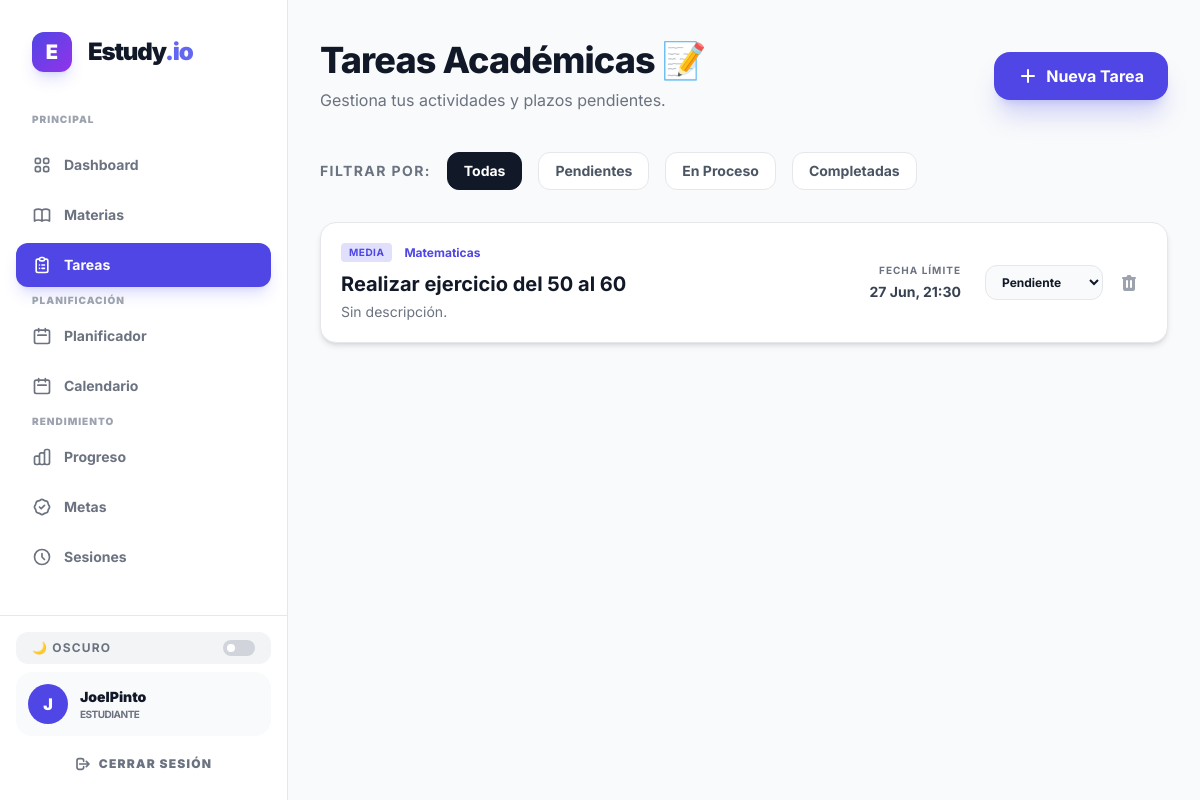
The app's page /study/tasks (signed in) with its own data.
### app/models/user.py (models this page shows, shortened)
class User(db.Model, UserMixin):
    __tablename__ = "users"
    id = db.Column(db.Integer, primary_key=True)
    username = db.Column(db.String(100), unique=True, nullable = False)
    password = db.Column(db.String(255), nullable = False)
    role_id = db.Column(db.Integer, db.ForeignKey('roles.id'), nullable = False)

class Role(db.Model):
    __tablename__="roles"
    id = db.Column(db.Integer, primary_key=True)
    name = db.Column(db.String(100), unique=True, nullable = False)
    users = db.relationship('User', backref = 'role', lazy = True)

### app/models/study.py (models this page shows)
class Task(db.Model):
    __tablename__ = "tasks"
    id = db.Column(db.Integer, primary_key=True)
    title = db.Column(db.String(200), nullable=False)
    description = db.Column(db.Text, nullable=True)
    due_date = db.Column(db.DateTime, nullable=True)
    priority = db.Column(db.String(20), default='media') # low, medium, high
    status = db.Column(db.String(20), default='pending') # pending, in_progress, completed
    subject_id = db.Column(db.Integer, db.ForeignKey('subjects.id'), nullable=False)
    created_at = db.Column(db.DateTime, default=datetime.utcnow)

class Subject(db.Model):
    __tablename__ = "subjects"
    id = db.Column(db.Integer, primary_key=True)
    name = db.Column(db.String(100), nullable=False)
    description = db.Column(db.Text, nullable=True)
    category = db.Column(db.String(50), nullable=True) # ej: Programación, Inglés, etc.
    user_id = db.Column(db.Integer, db.ForeignKey('users.id'), nullable=False)
    tasks = db.relationship('Task', backref='subject', lazy=True, cascade="all, delete-orphan")
    topics = db.relationship('Topic', backref='subject', lazy=True, cascade="all, delete-orphan")

### app/api/study.py (the view)
@study_bp.route('/tasks')
@login_required
def list_tasks():
    subjects = Subject.query.filter_by(user_id=current_user.id).all()
    status_filter = request.args.get('status')
    priority_filter = request.args.get('priority')
    query = Task.query.join(Subject).filter(Subject.user_id == current_user.id)
    if status_filter: query = query.filter(Task.status == status_filter)
    if priority_filter: query = query.filter(Task.priority == priority_filter)
    tasks = query.order_by(Task.due_date.asc()).all()
    return render_template('study/tasks.html', tasks=tasks, subjects=subjects, now=datetime.utcnow())

### app/templates/study/tasks.html (shortened to what this page needs)
{% extends base_template %}
{% block content %}
<div class="max-w-7xl mx-auto px-4 sm:px-6 lg:px-8 py-10 w-full">
    <div class="flex flex-col md:flex-row md:items-center justify-between gap-4 mb-10">
        <div>
            <h1 class="text-4xl font-extrabold text-gray-900 dark:text-white tracking-tight">Tareas Académicas 📝</h1>
            <p class="text-gray-500 dark:text-gray-400 mt-2">Gestiona tus actividades y plazos pendientes.</p>
        </div>
        <button onclick="openTaskModal()" class="bg-indigo-600 hover:bg-indigo-700 text-white px-6 py-3 rounded-2xl font-bold transition-all shadow-xl shadow-indigo-500/25 flex items-center gap-2 active:scale-95">
            <svg xmlns="http://www.w3.org/2000/svg" class="h-5 w-5" viewBox="0 0 20 20" fill="currentColor">
                <path fill-rule="evenodd" d="M10 3a1 1 0 011 1v5h5a1 1 0 110 2h-5v5a1 1 0 11-2 0v-5H4a1 1 0 110-2h5V4a1 1 0 011-1z" clip-rule="evenodd" />
            </svg>
            Nueva Tarea
        </button>
    </div>
    <div class="flex flex-wrap items-center gap-4 mb-8">
        <span class="text-sm font-bold text-gray-500 uppercase tracking-widest">Filtrar por:</span>
        <a href="{{ url_for('study.list_tasks') }}" class="px-4 py-2 rounded-xl text-sm font-bold border {% if not request.args.get('status') %}bg-gray-900 dark:bg-white text-white dark:text-gray-900 border-gray-900 dark:border-white{% else %}bg-white dark:bg-dark-900 text-gray-600 dark:text-gray-400 border-gray-200 dark:border-dark-800 hover:border-gray-400 dark:hover:border-gray-700{% endif %} transition-all">Todas</a>
        <a href="{{ url_for('study.list_tasks', status='pending') }}" class="px-4 py-2 rounded-xl text-sm font-bold border {% if request.args.get('status') == 'pending' %}bg-amber-500 text-white border-amber-500{% else %}bg-white dark:bg-dark-900 text-gray-600 dark:text-gray-400 border-gray-200 dark:border-dark-800 hover:border-gray-400 dark:hover:border-gray-700{% endif %} transition-all">Pendientes</a>
        <a href="{{ url_for('study.list_tasks', status='in_progress') }}" class="px-4 py-2 rounded-xl text-sm font-bold border {% if request.args.get('status') == 'in_progress' %}bg-indigo-500 text-white border-indigo-500{% else %}bg-white dark:bg-dark-900 text-gray-600 dark:text-gray-400 border-gray-200 dark:border-dark-800 hover:border-gray-400 dark:hover:border-gray-700{% endif %} transition-all">En Proceso</a>
        <a href="{{ url_for('study.list_tasks', status='completed') }}" class="px-4 py-2 rounded-xl text-sm font-bold border {% if request.args.get('status') == 'completed' %}bg-emerald-500 text-white border-emerald-500{% else %}bg-white dark:bg-dark-900 text-gray-600 dark:text-gray-400 border-gray-200 dark:border-dark-800 hover:border-gray-400 dark:hover:border-gray-700{% endif %} transition-all">Completadas</a>
    </div>
    {% if not tasks %}
    <div class="bg-white dark:bg-dark-900/50 border-2 border-dashed border-gray-200 dark:border-dark-800 rounded-3xl p-16 text-center shadow-sm dark:shadow-none">
        <h3 class="text-xl font-bold text-gray-900 dark:text-white mb-2">No se encontraron tareas</h3>
        <p class="text-gray-500 dark:text-gray-400">Prueba cambiando los filtros o crea una nueva tarea.</p>
    </div>
    {% else %}
    <div class="grid grid-cols-1 gap-4">
        {% for task in tasks %}
        <div class="group bg-white dark:bg-dark-900 border border-gray-200 dark:border-dark-800 rounded-2xl p-5 flex flex-col md:flex-row md:items-center gap-6 hover:border-indigo-500/40 dark:hover:border-gray-700 transition-all shadow-md dark:shadow-none">
            <div class="flex-grow">
                <div class="flex items-center gap-3 mb-2">
                    <span class="px-2 py-0.5 rounded text-[10px] font-bold uppercase tracking-wider
                        {% if task.priority == 'high' %}bg-red-500/20 text-red-600 dark:text-red-400{% elif task.priority == 'media' %}bg-indigo-500/20 text-indigo-600 dark:text-indigo-400{% else %}bg-gray-500/20 text-gray-600 dark:text-gray-400{% endif %}">
                        {{ task.priority|capitalize }}
                    </span>
                    <span class="text-xs text-indigo-600 dark:text-indigo-400 font-bold">{{ task.subject.name }}</span>
                </div>
                <h3 class="text-xl font-bold text-gray-900 dark:text-white mb-1">{{ task.title }}</h3>
                <p class="text-gray-500 dark:text-gray-400 text-sm">{{ task.description or 'Sin descripción.' }}</p>
            </div>
            <div class="flex flex-wrap items-center gap-6">
                <div class="text-right">
                    <p class="text-[10px] text-gray-500 font-bold uppercase tracking-widest mb-1">Fecha Límite</p>
                    <p class="text-sm font-bold {% if task.due_date and task.due_date < now %}text-red-500 dark:text-red-400{% else %}text-gray-700 dark:text-gray-300{% endif %}">
                        {{ task.due_date.strftime('%d %b, %H:%M') if task.due_date else 'Sin fecha' }}
                    </p>
                </div>
                <div class="flex items-center gap-2">
                    <select onchange="updateTaskStatus('{{ task.id }}', this.value)"
                        class="bg-gray-50 dark:bg-dark-950 border border-gray-200 dark:border-dark-800 text-gray-900 dark:text-white text-xs font-bold rounded-xl px-3 py-2 focus:ring-2 focus:ring-indigo-500 transition-all">
                        <option value="pending" {% if task.status == 'pending' %}selected{% endif %} class="bg-white dark:bg-dark-900 text-gray-900 dark:text-white">Pendiente</option>
                    </select>
                    <button type="button" onclick="showConfirmModal('¿Eliminar tarea?', '¿Estás seguro de eliminar la tarea &quot;{{ task.title|e }}&quot;? Esta acción no se puede deshacer.', '{{ url_for('study.delete_task', id=task.id) }}')" class="p-2 text-gray-400 hover:text-red-500 dark:text-gray-600 dark:hover:text-red-400 transition-colors">
                    </button>
                </div>
            </div>
        </div>
        {% endfor %}
        {% endif %}
</div>
{% endblock %}

### app/templates/components/sidebar.html (shortened to what this page needs)
<aside id="main-sidebar" class="fixed inset-y-0 left-0 z-50 w-72 bg-white dark:bg-dark-900 border-r border-gray-200 dark:border-white/5 flex flex-col h-full transform -translate-x-full lg:translate-x-0 lg:static lg:inset-auto lg:flex transition-transform duration-300 ease-in-out">
    <div class="p-8">
        <a href="{{ url_for('main.inicio') }}" class="flex items-center gap-4 group">
            <div class="w-10 h-10 bg-gradient-to-br from-indigo-600 to-purple-600 rounded-xl flex items-center justify-center shadow-lg shadow-indigo-500/20 group-hover:scale-110 transition-transform">
                <span class="text-white font-black text-xl">E</span>
            </div>
            <span class="text-2xl font-black text-gray-900 dark:text-white tracking-tighter">Estudy<span class="text-indigo-500">.io</span></span>
        </a>
    </div>
    <nav class="flex-1 px-4 space-y-1.5 sidebar-scroll overflow-y-auto">
        <p class="px-4 text-[10px] font-black text-gray-400 dark:text-gray-500 uppercase tracking-widest mb-4 mt-2">Principal</p>
        <a href="{{ url_for('main.inicio') }}"
           class="flex items-center gap-3 px-4 py-3 text-sm font-bold rounded-xl transition-all duration-200 group
           {% if request.path == url_for('main.inicio') %} bg-indigo-600 text-white shadow-lg shadow-indigo-500/20 {% else %} text-gray-500 dark:text-gray-400 hover:text-gray-900 dark:hover:text-white hover:bg-gray-100 dark:hover:bg-white/5 {% endif %}">
            Dashboard
        </a>
        <a href="{{ url_for('study.list_subjects') }}"
           class="flex items-center gap-3 px-4 py-3 text-sm font-bold rounded-xl transition-all duration-200 group
           {% if '/study/subjects' in request.path %} bg-indigo-600 text-white shadow-lg shadow-indigo-500/20 {% else %} text-gray-500 dark:text-gray-400 hover:text-gray-900 dark:hover:text-white hover:bg-gray-100 dark:hover:bg-white/5 {% endif %}">
            Materias
        </a>
        <a href="{{ url_for('study.list_tasks') }}"
           class="flex items-center gap-3 px-4 py-3 text-sm font-bold rounded-xl transition-all duration-200 group
           {% if '/study/tasks' in request.path %} bg-indigo-600 text-white shadow-lg shadow-indigo-500/20 {% else %} text-gray-500 dark:text-gray-400 hover:text-gray-900 dark:hover:text-white hover:bg-gray-100 dark:hover:bg-white/5 {% endif %}">
            <svg class="w-5 h-5" fill="none" viewBox="0 0 24 24" stroke="currentColor" stroke-width="2">
                <path stroke-linecap="round" stroke-linejoin="round" d="M9 5H7a2 2 0 00-2 2v12a2 2 0 002 2h10a2 2 0 002-2V7a2 2 0 00-2-2h-2M9 5a2 2 0 002 2h2a2 2 0 002-2M9 5a2 2 0 012-2h2a2 2 0 012 2m-3 7h3m-3 4h3m-6-4h.01M9 16h.01" />
            </svg>
            Tareas
        </a>
        <p class="px-4 text-[10px] font-black text-gray-400 dark:text-gray-500 uppercase tracking-widest mb-4 mt-8">Planificación</p>
        <a href="{{ url_for('study.planner') }}"
           class="flex items-center gap-3 px-4 py-3 text-sm font-bold rounded-xl transition-all duration-200 group
           {% if '/study/planner' in request.path %} bg-indigo-600 text-white shadow-lg shadow-indigo-500/20 {% else %} text-gray-500 dark:text-gray-400 hover:text-gray-900 dark:hover:text-white hover:bg-gray-100 dark:hover:bg-white/5 {% endif %}">
            <svg class="w-5 h-5" fill="none" viewBox="0 0 24 24" stroke="currentColor" stroke-width="2">
                <path stroke-linecap="round" stroke-linejoin="round" d="M8 7V3m8 4V3m-9 8h10M5 21h14a2 2 0 002-2V7a2 2 0 00-2-2H5a2 2 0 00-2 2v12a2 2 0 002 2z" />
            </svg>
            Planificador
        </a>
        <a href="{{ url_for('study.view_calendar') }}"
           class="flex items-center gap-3 px-4 py-3 text-sm font-bold rounded-xl transition-all duration-200 group
           {% if '/study/calendar' in request.path %} bg-indigo-600 text-white shadow-lg shadow-indigo-500/20 {% else %} text-gray-500 dark:text-gray-400 hover:text-gray-900 dark:hover:text-white hover:bg-gray-100 dark:hover:bg-white/5 {% endif %}">
            <svg class="w-5 h-5" fill="none" viewBox="0 0 24 24" stroke="currentColor" stroke-width="2">
                <path stroke-linecap="round" stroke-linejoin="round" d="M8 7V3m8 4V3m-9 8h10M5 21h14a2 2 0 002-2V7a2 2 0 00-2-2H5a2 2 0 00-2 2v12a2 2 0 002 2z" />
            </svg>
            Calendario
        </a>
        <p class="px-4 text-[10px] font-black text-gray-400 dark:text-gray-500 uppercase tracking-widest mb-4 mt-8">Rendimiento</p>
        <a href="{{ url_for('study.view_analytics') }}"
           class="flex items-center gap-3 px-4 py-3 text-sm font-bold rounded-xl transition-all duration-200 group
           {% if '/study/analytics' in request.path %} bg-indigo-600 text-white shadow-lg shadow-indigo-500/20 {% else %} text-gray-500 dark:text-gray-400 hover:text-gray-900 dark:hover:text-white hover:bg-gray-100 dark:hover:bg-white/5 {% endif %}">
            Progreso
        </a>
        <a href="{{ url_for('study.list_goals') }}"
           class="flex items-center gap-3 px-4 py-3 text-sm font-bold rounded-xl transition-all duration-200 group
           {% if '/study/goals' in request.path %} bg-indigo-600 text-white shadow-lg shadow-indigo-500/20 {% else %} text-gray-500 dark:text-gray-400 hover:text-gray-900 dark:hover:text-white hover:bg-gray-100 dark:hover:bg-white/5 {% endif %}">
            Metas
        </a>
        <a href="{{ url_for('study.list_sessions') }}"
           class="flex items-center gap-3 px-4 py-3 text-sm font-bold rounded-xl transition-all duration-200 group
           {% if '/study/sessions' in request.path %} bg-indigo-600 text-white shadow-lg shadow-indigo-500/20 {% else %} text-gray-500 dark:text-gray-400 hover:text-gray-900 dark:hover:text-white hover:bg-gray-100 dark:hover:bg-white/5 {% endif %}">
            <svg class="w-5 h-5" fill="none" viewBox="0 0 24 24" stroke="currentColor" stroke-width="2">
                <path stroke-linecap="round" stroke-linejoin="round" d="M12 8v4l3 3m6-3a9 9 0 11-18 0 9 9 0 0118 0z" />
            </svg>
            Sesiones
        </a>
    </nav>
    <div class="p-4 border-t border-gray-200 dark:border-white/5 space-y-2">
        <button id="theme-toggle"
                class="flex items-center justify-between w-full px-4 py-2 text-xs font-bold text-gray-500 dark:text-gray-400 uppercase tracking-widest bg-gray-100 dark:bg-white/5 rounded-xl hover:bg-gray-200 dark:hover:bg-white/10 transition-all group">
            <span class="flex items-center gap-2">
                <span id="theme-toggle-dark-icon" class="hidden">🌙 Oscuro</span>
            </span>
            <div class="w-8 h-4 bg-gray-300 dark:bg-dark-700 rounded-full relative transition-colors group-hover:bg-indigo-600">
                <div id="theme-toggle-dot" class="absolute top-1 left-1 w-2 h-2 bg-white rounded-full transition-all"></div>
            </div>
        </button>
        <div class="flex items-center gap-3 p-3 bg-gray-50 dark:bg-white/5 rounded-2xl mb-1">
            <div class="w-10 h-10 bg-indigo-600 rounded-full flex items-center justify-center text-white font-black">
                {{ current_user.username[0].upper() }}
            </div>
            <div class="min-w-0">
                <p class="text-sm font-black text-gray-900 dark:text-white truncate">{{ current_user.username }}</p>
                <p class="text-[10px] text-gray-500 font-bold uppercase tracking-tighter">{{ current_user.role.name }}</p>
            </div>
        </div>
        <a href="{{ url_for('auth.logout') }}"
           class="flex items-center justify-center gap-2 w-full py-3 bg-transparent text-gray-500 dark:text-gray-500 hover:text-red-600 dark:hover:text-red-400 text-xs font-black uppercase tracking-widest transition-all rounded-xl hover:bg-red-50 dark:hover:bg-red-500/10">
            <svg class="w-4 h-4" fill="none" viewBox="0 0 24 24" stroke="currentColor" stroke-width="2.5">
                <path stroke-linecap="round" stroke-linejoin="round" d="M17 16l4-4m0 0l-4-4m4 4H7m6 4v1a3 3 0 01-3 3H6a3 3 0 01-3-3V7a3 3 0 013-3h4a3 3 0 013 3v1" />
            </svg>
            Cerrar Sesión
        </a>
    </div>
</aside>

### records on screen
User: username "J", username "JoelPinto"
Role: role.name "ESTUDIANTE"
Task: priority "MEDIA", subject.name "Matematicas", title "Realizar ejercicio del 50 al 60", description "Sin descripción.", due_date "27 Jun, 21:30", status+id "Pendiente"
